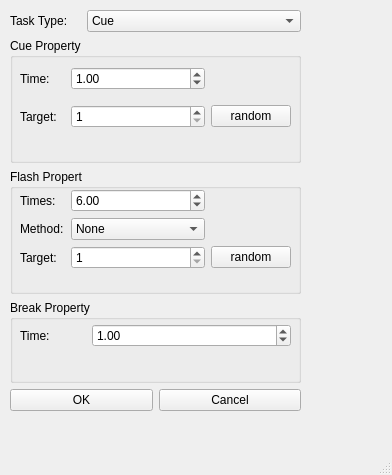
<?xml version="1.0" encoding="UTF-8"?>
<ui version="4.0">
 <class>editSubtask</class>
 <widget class="QMainWindow" name="editSubtask">
  <property name="geometry">
   <rect>
    <x>0</x>
    <y>0</y>
    <width>392</width>
    <height>475</height>
   </rect>
  </property>
  <property name="windowTitle">
   <string>MainWindow</string>
  </property>
  <widget class="QWidget" name="centralwidget">
   <widget class="QWidget" name="verticalLayoutWidget">
    <property name="geometry">
     <rect>
      <x>10</x>
      <y>10</y>
      <width>291</width>
      <height>401</height>
     </rect>
    </property>
    <layout class="QVBoxLayout" name="verticalLayout" stretch="1,3,3,2,1">
     <item>
      <layout class="QHBoxLayout" name="horizontalLayout" stretch="1,3">
       <item>
        <widget class="QLabel" name="label">
         <property name="text">
          <string>Task Type: </string>
         </property>
        </widget>
       </item>
       <item>
        <widget class="QComboBox" name="taskTypeSelection">
         <item>
          <property name="text">
           <string>Cue</string>
          </property>
         </item>
         <item>
          <property name="text">
           <string>Flash</string>
          </property>
         </item>
         <item>
          <property name="text">
           <string>Break</string>
          </property>
         </item>
        </widget>
       </item>
      </layout>
     </item>
     <item>
      <widget class="QGroupBox" name="cueGroup">
       <property name="title">
        <string>Cue Property</string>
       </property>
       <widget class="QWidget" name="gridLayoutWidget_2">
        <property name="geometry">
         <rect>
          <x>10</x>
          <y>20</y>
          <width>271</width>
          <height>80</height>
         </rect>
        </property>
        <layout class="QGridLayout" name="gridLayout_2" columnstretch="1,3,1">
         <item row="0" column="0">
          <widget class="QLabel" name="label_2">
           <property name="text">
            <string>Time: </string>
           </property>
          </widget>
         </item>
         <item row="1" column="1">
          <widget class="QSpinBox" name="cueTarget">
           <property name="minimum">
            <number>1</number>
           </property>
           <property name="value">
            <number>1</number>
           </property>
          </widget>
         </item>
         <item row="1" column="0">
          <widget class="QLabel" name="label_5">
           <property name="text">
            <string>Target:</string>
           </property>
          </widget>
         </item>
         <item row="0" column="1">
          <widget class="QDoubleSpinBox" name="cueTime">
           <property name="value">
            <double>1.000000000000000</double>
           </property>
          </widget>
         </item>
         <item row="1" column="2">
          <widget class="QPushButton" name="cueTargetRandomButton">
           <property name="text">
            <string>random</string>
           </property>
          </widget>
         </item>
        </layout>
       </widget>
      </widget>
     </item>
     <item>
      <widget class="QGroupBox" name="flashGroup">
       <property name="title">
        <string>Flash Propert</string>
       </property>
       <widget class="QWidget" name="gridLayoutWidget">
        <property name="geometry">
         <rect>
          <x>10</x>
          <y>20</y>
          <width>271</width>
          <height>80</height>
         </rect>
        </property>
        <layout class="QGridLayout" name="gridLayout" columnstretch="1,3,1">
         <item row="1" column="0">
          <widget class="QLabel" name="label_4">
           <property name="text">
            <string>Method:</string>
           </property>
          </widget>
         </item>
         <item row="0" column="1">
          <widget class="QDoubleSpinBox" name="flashTime">
           <property name="value">
            <double>6.000000000000000</double>
           </property>
          </widget>
         </item>
         <item row="0" column="0">
          <widget class="QLabel" name="label_3">
           <property name="text">
            <string>Times:</string>
           </property>
          </widget>
         </item>
         <item row="2" column="0">
          <widget class="QLabel" name="label_6">
           <property name="text">
            <string>Target:</string>
           </property>
          </widget>
         </item>
         <item row="1" column="1">
          <widget class="QComboBox" name="flashMethod">
           <item>
            <property name="text">
             <string>None</string>
            </property>
           </item>
           <item>
            <property name="text">
             <string>cca</string>
            </property>
           </item>
          </widget>
         </item>
         <item row="2" column="1">
          <widget class="QSpinBox" name="flashTarget">
           <property name="minimum">
            <number>1</number>
           </property>
          </widget>
         </item>
         <item row="2" column="2">
          <widget class="QPushButton" name="flashTargetRandomButton">
           <property name="text">
            <string>random</string>
           </property>
          </widget>
         </item>
        </layout>
       </widget>
      </widget>
     </item>
     <item>
      <widget class="QGroupBox" name="breakGroup">
       <property name="title">
        <string>Break Property</string>
       </property>
       <widget class="QWidget" name="gridLayoutWidget_3">
        <property name="geometry">
         <rect>
          <x>10</x>
          <y>20</y>
          <width>271</width>
          <height>31</height>
         </rect>
        </property>
        <layout class="QGridLayout" name="gridLayout_3" columnstretch="1,3">
         <item row="1" column="0">
          <widget class="QLabel" name="label_7">
           <property name="text">
            <string>Time: </string>
           </property>
          </widget>
         </item>
         <item row="1" column="1">
          <widget class="QDoubleSpinBox" name="breakTime">
           <property name="value">
            <double>1.000000000000000</double>
           </property>
          </widget>
         </item>
        </layout>
       </widget>
      </widget>
     </item>
     <item>
      <layout class="QGridLayout" name="gridLayout_4">
       <item row="0" column="0">
        <widget class="QPushButton" name="okButton">
         <property name="text">
          <string>OK</string>
         </property>
        </widget>
       </item>
       <item row="0" column="1">
        <widget class="QPushButton" name="cancelButton">
         <property name="text">
          <string>Cancel</string>
         </property>
        </widget>
       </item>
      </layout>
     </item>
    </layout>
   </widget>
  </widget>
  <widget class="QMenuBar" name="menubar">
   <property name="geometry">
    <rect>
     <x>0</x>
     <y>0</y>
     <width>392</width>
     <height>23</height>
    </rect>
   </property>
  </widget>
  <widget class="QStatusBar" name="statusbar"/>
 </widget>
 <resources/>
 <connections/>
</ui>
